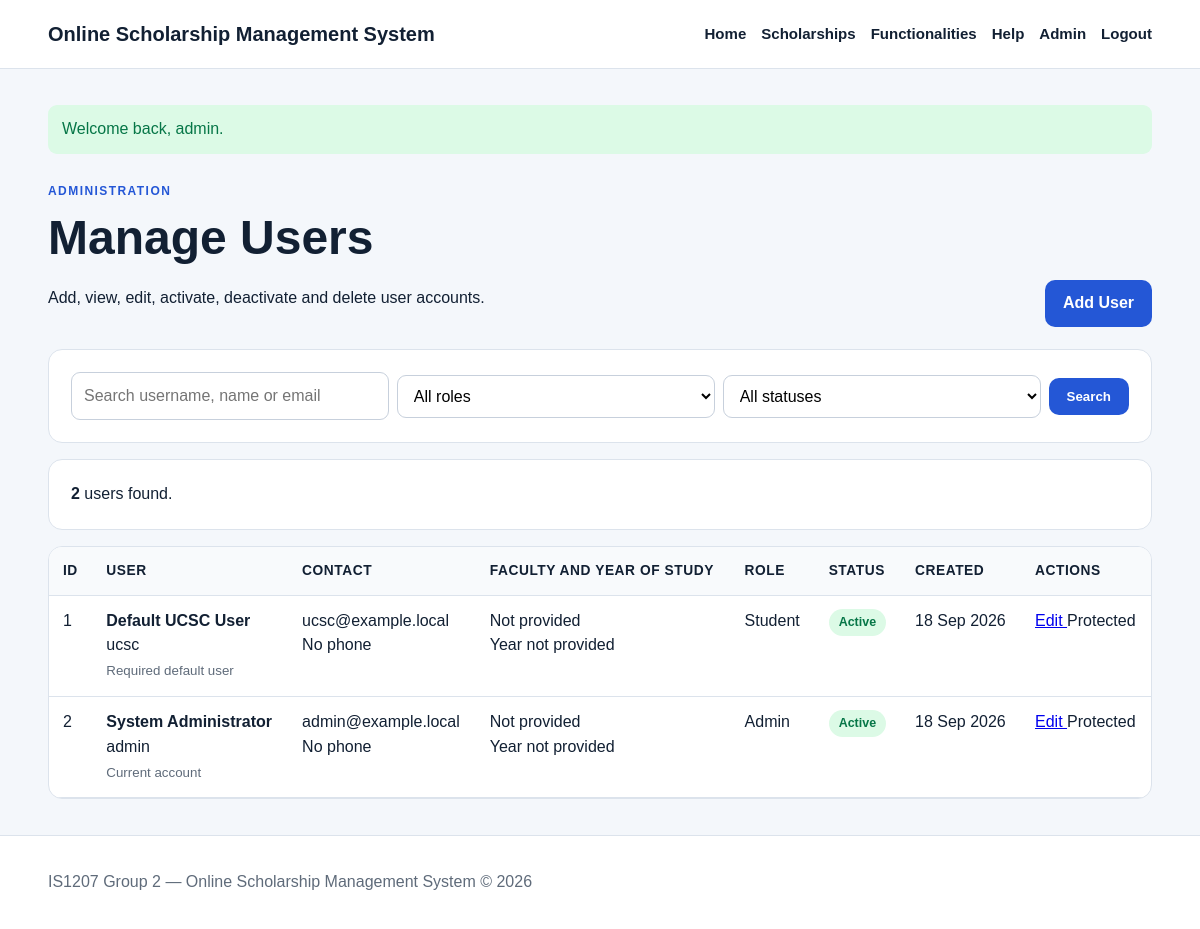
Screenshot of /admin/users.php (signed in) with the database file from the repository.
### tables this page shows
CREATE TABLE users (
    id INT UNSIGNED AUTO_INCREMENT PRIMARY KEY,
    username VARCHAR(30) NOT NULL UNIQUE,
    password VARCHAR(255) NOT NULL,
    full_name VARCHAR(100) NOT NULL,
    email VARCHAR(120) NOT NULL UNIQUE,
    phone VARCHAR(25) NULL,
    faculty VARCHAR(100) NULL,
    year_of_study VARCHAR(30) NULL,
    role ENUM('admin', 'student') NOT NULL DEFAULT 'student',
    is_active TINYINT(1) NOT NULL DEFAULT 1,
    created_at TIMESTAMP NOT NULL DEFAULT CURRENT_TIMESTAMP
);

### admin/users.php (the view, shortened to what this page needs)
<?php
require_once __DIR__ . '/../functions.php';
$search = trim($_GET['search'] ?? '');
$roleFilter = $_GET['role'] ?? 'all';
$statusFilter = $_GET['status'] ?? 'all';
$searchLike = '%' . $search . '%';
$roleValue = $roleFilter === 'all'
    ? ''
    : $roleFilter;
$activeValue = -1;
$statement = $conn->prepare(
    "SELECT
         id,
         username,
         full_name,
         email,
         phone,
         faculty,
         year_of_study,
         role,
         is_active,
         created_at
     FROM users
     WHERE
         (
             ? = ''
             OR username LIKE ?
             OR full_name LIKE ?
             OR email LIKE ?
         )
         AND
         (
             ? = ''
             OR role = ?
         )
         AND
         (
             ? = -1
             OR is_active = ?
         )
     ORDER BY created_at DESC"
);
$statement->bind_param(
    'ssssssii',
    $search,
    $searchLike,
    $searchLike,
    $searchLike,
    $roleValue,
    $roleValue,
    $activeValue,
    $activeValue
);
$statement->execute();
$result = $statement->get_result();
$resultCount = $result->num_rows;
include __DIR__ . '/../includes/header.php';
?>
<div class="page-heading">
    <div>
        <p class="eyebrow">Administration</p>
        <h1>Manage Users</h1>
        <p>
            Add, view, edit, activate, deactivate and delete user accounts.
        </p>
    </div>
    <a
        class="button"
        href="<?= BASE_URL ?>/admin/users.php?mode=form"
    >
        Add User
    </a>
</div>
<section class="card">
    <form method="get" class="search-form">
        <input
            type="text"
            name="search"
            value="<?= e($search) ?>"
            placeholder="Search username, name or email"
        >
        <select name="role">
            <option
                value="all"
                <?= $roleFilter === 'all' ? 'selected' : '' ?>
            >
                All roles
            </option>
        </select>
        <select name="status">
            <option
                value="all"
                <?= $statusFilter === 'all' ? 'selected' : '' ?>
            >
                All statuses
            </option>
        </select>
        <button type="submit">
            Search
        </button>
    </form>
</section>
<section class="card">
    <strong><?= (int) $resultCount ?></strong>
    user<?= $resultCount === 1 ? '' : 's' ?> found.
</section>
<div class="table-wrap">
    <table>
        <thead>
            <tr>
                <th>ID</th>
                <th>User</th>
                <th>Contact</th>
                <th>Faculty and Year of Study</th>
                <th>Role</th>
                <th>Status</th>
                <th>Created</th>
                <th>Actions</th>
            </tr>
        </thead>
        <tbody>
            <?php while ($user = $result->fetch_assoc()): ?>
                <?php
                $isCurrentUser =
                    (int) $user['id']
                    === (int) $_SESSION['user_id'];
                $isDefaultUser =
                    $user['username'] === 'ucsc';
                ?>
                <tr>
                    <td>
                        <?= (int) $user['id'] ?>
                    </td>
                    <td>
                        <strong>
                            <?= e($user['full_name']) ?>
                        </strong>
                        <br>
                        <?= e($user['username']) ?>
                        <?php if ($isCurrentUser): ?>
                            <br><small>Current account</small>
                        <?php endif; ?>
                        <?php if ($isDefaultUser): ?>
                            <br><small>Required default user</small>
                        <?php endif; ?>
                    </td>
                    <td>
                        <?= e($user['email']) ?>
                        <br>
                        <?= e($user['phone'] ?: 'No phone') ?>
                    </td>
                    <td>
                        <?= e($user['faculty'] ?: 'Not provided') ?>
                        <br>
                        <?php if ($user['year_of_study']): ?>
                            Year <?= e($user['year_of_study']) ?>
                        <?php else: ?>
                            Year not provided
                        <?php endif; ?>
                    </td>
                    <td>
                        <?= e(ucfirst($user['role'])) ?>
                    </td>
                    <td>
                        <span
                            class="badge <?= $user['is_active']
                                ? 'approved'
                                : 'rejected' ?>"
                        >
                            <?= $user['is_active']
                                ? 'Active'
                                : 'Inactive' ?>
                        </span>
                    </td>
                    <td>
                        <?= e(
                            date(
                                'd M Y',
                                strtotime($user['created_at'])
                            )
                        ) ?>
                    </td>
                    <td class="actions">
                        <a
                            href="<?= BASE_URL ?>/admin/users.php?mode=form&id=<?= (int) $user['id'] ?>"
                        >
                            Edit
                        </a>
                        <?php if (
                            !$isCurrentUser
                            && !$isDefaultUser
                        ): ?>
                            <form
                                method="post"
                                action="<?= BASE_URL ?>/admin/users.php?mode=toggle"
                                class="inline-form"
                                data-confirm-form="<?= $user['is_active']
                                    ? 'Deactivate this user account?'
                                    : 'Activate this user account?' ?>"
                            >
                                <input
                                    type="hidden"
                                    name="csrf_token"
                                    value="<?= e(csrf_token()) ?>"
                                >
                                <input
                                    type="hidden"
                                    name="id"
                                    value="<?= (int) $user['id'] ?>"
                                >
                                <button
                                    type="submit"
                                    class="link-button"
                                >
                                    <?= $user['is_active']
                                        ? 'Deactivate'
                                        : 'Activate' ?>
                                </button>
                            </form>
                            <form
                                method="post"
                                action="<?= BASE_URL ?>/admin/users.php?mode=delete"
                                class="inline-form"
                                data-confirm-form="Delete this user? Their scholarship applications will also be deleted."
                            >
                                <input
                                    type="hidden"
                                    name="csrf_token"
                                    value="<?= e(csrf_token()) ?>"
                                >
                                <input
                                    type="hidden"
                                    name="id"
                                    value="<?= (int) $user['id'] ?>"
                                >
                                <button
                                    type="submit"
                                    class="link-button danger-link"
                                >
                                    Delete
                                </button>
                            </form>
                        <?php else: ?>
                            <span>
                                Protected
                            </span>
                        <?php endif; ?>
                    </td>
                </tr>
            <?php endwhile; ?>
        </tbody>
    </table>
</div>
<?php include __DIR__ . '/../includes/footer.php'; ?>

### assets/style.css (style rules this page uses)
:root { --ink: #122033; --muted: #5f6b7a; --paper: #f4f7fb; --line: #dce3ec; --primary: #2457d6; --danger: #b42318; --success: #067647; --warning: #9a6700; }
* { box-sizing: border-box }
body { margin: 0; font-family: Arial,Helvetica,sans-serif; background: var(--paper); color: var(--ink); line-height: 1.55 }
h1 { font-size: clamp(2rem,4vw,3.4rem); line-height: 1.08; margin: .2em 0 .45em }
.eyebrow { text-transform: uppercase; letter-spacing: .12em; font-size: .75rem; font-weight: 800; color: var(--primary) }
.button, button { display: inline-block; border: 0; border-radius: 10px; background: var(--primary); color: #fff; text-decoration: none; padding: 11px 18px; font-weight: 700; cursor: pointer }
.card { background: #fff; border: 1px solid var(--line); border-radius: 14px; padding: 22px; margin-bottom: 16px }
.page-heading { display: flex; justify-content: space-between; align-items: end; gap: 20px; margin-bottom: 22px }
.badge { display: inline-block; border-radius: 999px; padding: 4px 10px; font-size: .78rem; font-weight: 800; background: #eef2f7 }
.badge.open, .badge.approved { background: #dcfae6; color: var(--success) }
input, textarea, select { width: 100%; border: 1px solid #c7d0dc; border-radius: 9px; padding: 11px 12px; font: inherit; background: #fff }
.table-wrap { overflow-x: auto; background: #fff; border: 1px solid var(--line); border-radius: 14px }
table { width: 100%; border-collapse: collapse }
th, td { text-align: left; padding: 13px 14px; border-bottom: 1px solid var(--line); vertical-align: top }
th { background: #f8fafc; font-size: .86rem; text-transform: uppercase; letter-spacing: .04em }
.actions { white-space: nowrap }
.search-form { display: flex; gap: 8px; align-items: center }
small { color: var(--muted) }

### rows the page displays
users: id "1", full_name "Default UCSC User", username "ucsc", shows "Required default user", email "ucsc@example.local", phone "No phone", faculty "Not provided", shows "Year not provided", role "Student", is_active "Active", created_at "18 Sep 2026", shows "Protected"
users: id "2", full_name "System Administrator", username "admin", shows "Current account", email "admin@example.local", phone "No phone", faculty "Not provided", shows "Year not provided", role "Admin", is_active "Active", created_at "18 Sep 2026", shows "Protected"

### other values shown
$flash['message'] "Welcome back, admin."
$resultCount "2"
